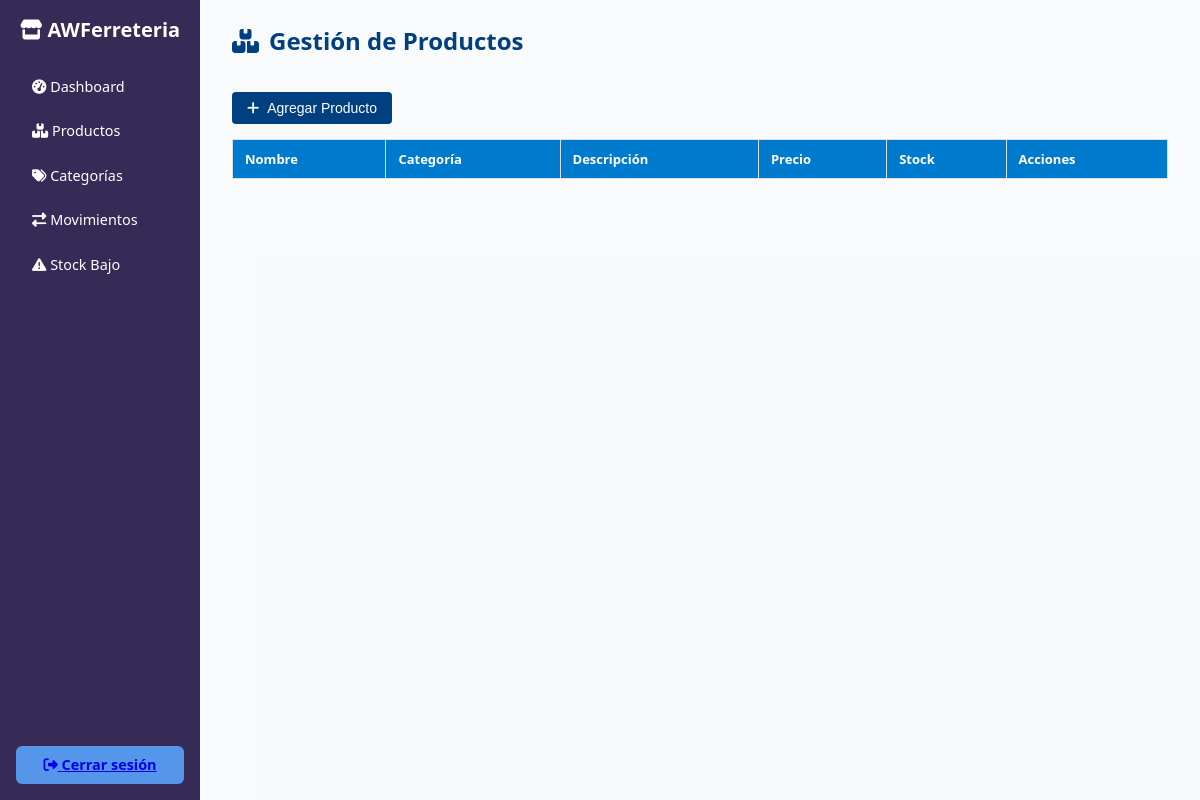
The page /inventario/productos.php (signed in) on the database as committed earlier.
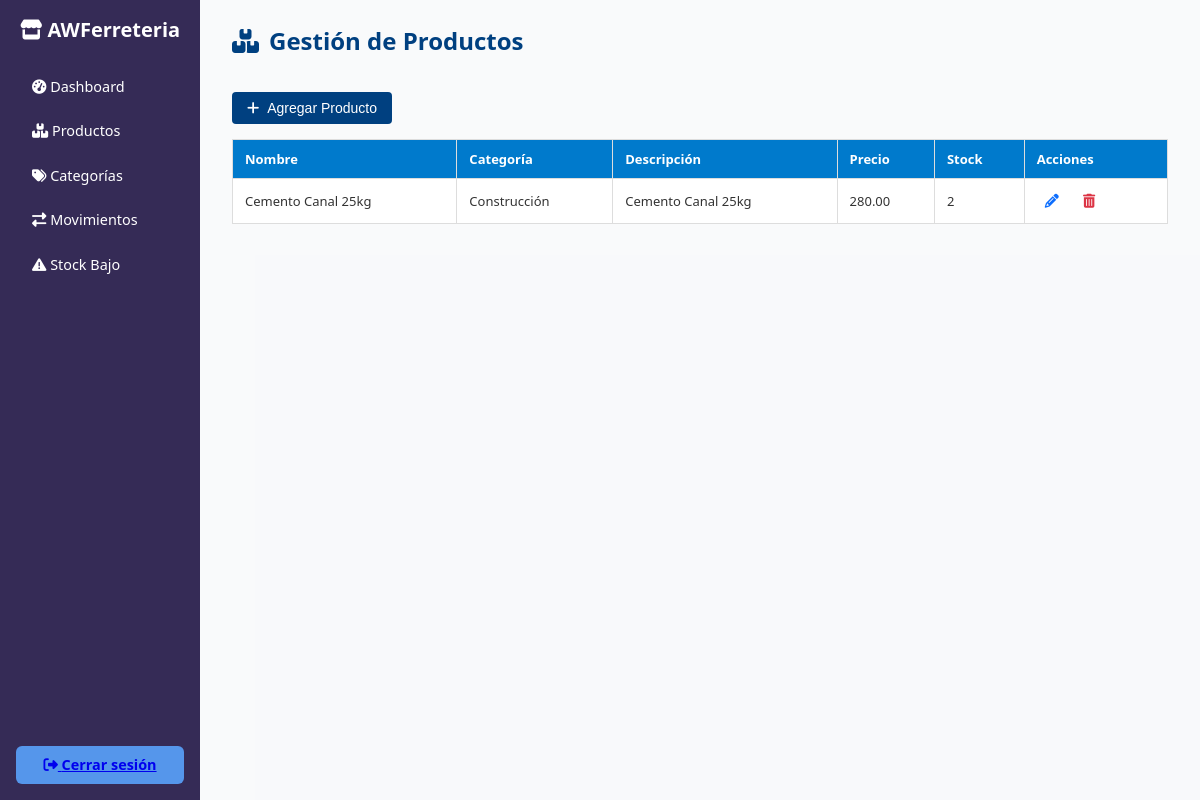
The same page on the database as committed later.
### tables this page shows
CREATE TABLE `productos` (
  `idproducto` int(11) NOT NULL,
  `nombre` varchar(150) NOT NULL,
  `idcategoria` int(11) NOT NULL,
  `descripcion` text DEFAULT NULL,
  `stock` int(11) DEFAULT 0,
  `stock_minimo` int(11) DEFAULT 5,
  `precio` decimal(10,2) NOT NULL,
  `activo` bit(1) DEFAULT b'1',
  `usuarioregistra` int(11) DEFAULT NULL,
  `fecharegistro` datetime DEFAULT current_timestamp(),
  `usuarioactualiza` int(11) DEFAULT NULL,
  `fechaactualizacion` datetime DEFAULT NULL
);

CREATE TABLE `categorias` (
  `idcategoria` int(11) NOT NULL,
  `nombre` varchar(100) NOT NULL,
  `activo` bit(1) DEFAULT b'1',
  `usuarioregistra` int(11) DEFAULT NULL,
  `fecharegistro` datetime DEFAULT current_timestamp(),
  `usuarioactualiza` int(11) DEFAULT NULL,
  `fechaactualizacion` datetime DEFAULT NULL
);

### inventario/productos.php (the view, shortened to what this page needs)
<?php
$conn = getConnection();
$productos = $conn->query("
    SELECT p.*, c.nombre AS categoria
    FROM productos p
    LEFT JOIN categorias c ON p.idcategoria = c.idcategoria
    WHERE p.activo = b'1'
")->fetch_all(MYSQLI_ASSOC);
?>
<!DOCTYPE html>
<html lang="es">
<head>
    <link rel="stylesheet" href="https://cdnjs.cloudflare.com/ajax/libs/font-awesome/6.4.0/css/all.min.css">
</head>
<body>
    <div class="container">
        <aside class="sidebar">
            <h2><i class="fas fa-store"></i> AWFerreteria</h2>
            <nav>
                <a href="../admin/dashboard_admin.php"><i class="fas fa-tachometer-alt"></i> Dashboard</a>
                <a href="../inventario/productos.php"><i class="fas fa-boxes"></i> Productos</a>
                <a href="../inventario/categorias.php"><i class="fas fa-tags"></i> Categorías</a>
                <a href="../inventario/movimientos.php"><i class="fas fa-exchange-alt"></i> Movimientos</a>
                <a href="../inventario/stock_bajo.php"><i class="fas fa-exclamation-triangle"></i> Stock Bajo</a>
            </nav>
            <a href="../auth/logout.php" class="logout-btn"><i class="fas fa-sign-out-alt"></i> Cerrar sesión</a>
        </aside>
        <main class="main-content">
            <h3><i class="fas fa-boxes"></i> Gestión de Productos</h3> <br>
            <button class="btn" onclick="mostrarModalNuevo()"><i class="fas fa-plus"></i> Agregar Producto</button>
            <table>
                <thead>
                    <tr>
                        <th>Nombre</th>
                        <th>Categoría</th>
                        <th>Descripción</th>
                        <th>Precio</th>
                        <th>Stock</th>
                        <th>Acciones</th>
                    </tr>
                </thead>
                <tbody>
                <?php foreach ($productos as $p): ?>
                    <tr>
                        <td><?= htmlspecialchars($p['nombre']) ?></td>
                        <td><?= htmlspecialchars($p['categoria']) ?></td>
                        <td><?= htmlspecialchars($p['descripcion']) ?></td>
                        <td><?= number_format($p['precio'], 2) ?></td>
                        <td><?= $p['stock'] ?></td>
                        <td>
                            <button class="action-btn edit-btn" onclick="abrirModalEditar(<?= htmlspecialchars(json_encode($p)) ?>)" title="Editar">
                                <i class="fas fa-pencil-alt"></i>
                            </button>
                            <button class="action-btn delete-btn" onclick="abrirModalEliminar(<?= $p['idproducto'] ?>, '<?= htmlspecialchars($p['nombre'], ENT_QUOTES) ?>')" title="Eliminar">
                                <i class="fas fa-trash-alt"></i>
                            </button>
                        </td>
                    </tr>
                <?php endforeach; ?>
                </tbody>
            </table>
        </main>
    </div>
</body>
</html>

Rows that differ between the two databases and show on the page:
added productos: nombre "Cemento Canal 25kg", idcategoria.nombre "Construcción", descripcion "Cemento Canal 25kg", precio "280.00", stock "2"
